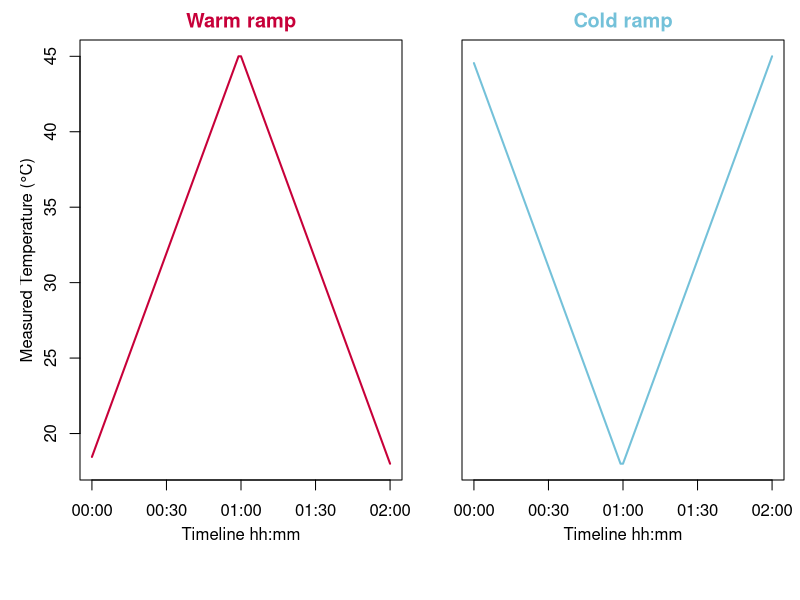

R code for this plot: (Note: this script raises an error after producing the figure.)
## ---- chunk 1
# create the dataset
time = seq(
  from = as.POSIXct("2021-01-01 00:00"),
  to = as.POSIXct("2021-01-01 02:00"),
  by = "min"
)
temp = seq(from = 18 ,
           to = 45,
           by = (45 - 18) / floor(length(time) / 2))
tempW <- c(temp, rev(temp))
tempC <- c(rev(temp), temp)

# plot the warm and cold Ramps
par(
  mfrow = c(1, 2),
  oma = c(1, 1, 0, 0.8),
  mar = c(5, 3, 2, 0),
  mgp = c(2.2, 1, 0),
  bg="transparent"
)

plot(
  tempW[-1] ~ time,
  type = "l",
  lwd = 2.0,
  col = "#C70039",
  main = "Warm ramp",
  col.main = "#C70039",
  xlab = "Timeline hh:mm",
  ylab = "Measured Temperature (°C)"
)

plot(
  tempC[-1] ~ time,
  type = "l",
  lwd = 2.0,
  col = "#74C1D9",
  main = "Cold ramp",
  col.main = "#74C1D9",
  xlab = "Timeline hh:mm",
  ylab = "",
  yaxt = "n"
)
## ---- chunk 2
knitr::include_graphics('images/PhDApproaches.png')
## ---- chunk 3
knitr::include_graphics('images/PhDVensDiag.png')
## ---- chunk 4
GraphAbsChemos <- "https://ars.els-cdn.com/content/image/1-s2.0-S0045653521008079-ga1_lrg.jpg"
knitr::include_graphics(GraphAbsChemos)
## ---- chunk 5
cagesURL <- "https://media.springernature.com/full/springer-static/image/art%3A10.1007%2Fs11356-016-8261-1/MediaObjects/11356_2016_8261_Fig2_HTML.gif"
knitr::include_graphics(cagesURL)
